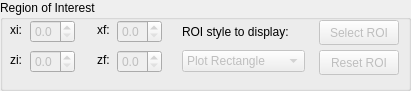
   <widget class="QGroupBox" name="panelUSroi">
    <property name="enabled">
     <bool>true</bool>
    </property>
    <property name="geometry">
     <rect>
      <x>30</x>
      <y>360</y>
      <width>411</width>
      <height>91</height>
     </rect>
    </property>
    <property name="sizePolicy">
     <sizepolicy hsizetype="MinimumExpanding" vsizetype="MinimumExpanding">
      <horstretch>0</horstretch>
      <verstretch>0</verstretch>
     </sizepolicy>
    </property>
    <property name="title">
     <string>Region of Interest</string>
    </property>
    <widget class="QLabel" name="lbXf">
     <property name="geometry">
      <rect>
       <x>97</x>
       <y>20</y>
       <width>21</width>
       <height>20</height>
      </rect>
     </property>
     <property name="sizePolicy">
      <sizepolicy hsizetype="MinimumExpanding" vsizetype="MinimumExpanding">
       <horstretch>0</horstretch>
       <verstretch>0</verstretch>
      </sizepolicy>
     </property>
     <property name="text">
      <string>xf:</string>
     </property>
    </widget>
    <widget class="QLabel" name="lbXi">
     <property name="geometry">
      <rect>
       <x>10</x>
       <y>20</y>
       <width>21</width>
       <height>20</height>
      </rect>
     </property>
     <property name="sizePolicy">
      <sizepolicy hsizetype="MinimumExpanding" vsizetype="MinimumExpanding">
       <horstretch>0</horstretch>
       <verstretch>0</verstretch>
      </sizepolicy>
     </property>
     <property name="text">
      <string>xi:</string>
     </property>
    </widget>
    <widget class="QLabel" name="lbZi">
     <property name="geometry">
      <rect>
       <x>10</x>
       <y>50</y>
       <width>21</width>
       <height>20</height>
      </rect>
     </property>
     <property name="sizePolicy">
      <sizepolicy hsizetype="MinimumExpanding" vsizetype="MinimumExpanding">
       <horstretch>0</horstretch>
       <verstretch>0</verstretch>
      </sizepolicy>
     </property>
     <property name="text">
      <string>zi:</string>
     </property>
    </widget>
    <widget class="QLabel" name="lbZf">
     <property name="geometry">
      <rect>
       <x>97</x>
       <y>50</y>
       <width>21</width>
       <height>20</height>
      </rect>
     </property>
     <property name="sizePolicy">
      <sizepolicy hsizetype="MinimumExpanding" vsizetype="MinimumExpanding">
       <horstretch>0</horstretch>
       <verstretch>0</verstretch>
      </sizepolicy>
     </property>
     <property name="text">
      <string>zf:</string>
     </property>
    </widget>
    <widget class="QLabel" name="lbROItext">
     <property name="geometry">
      <rect>
       <x>182</x>
       <y>20</y>
       <width>121</width>
       <height>23</height>
      </rect>
     </property>
     <property name="sizePolicy">
      <sizepolicy hsizetype="MinimumExpanding" vsizetype="MinimumExpanding">
       <horstretch>0</horstretch>
       <verstretch>0</verstretch>
      </sizepolicy>
     </property>
     <property name="text">
      <string>ROI style to display:</string>
     </property>
    </widget>
    <widget class="QComboBox" name="cbROItype">
     <property name="enabled">
      <bool>false</bool>
     </property>
     <property name="geometry">
      <rect>
       <x>182</x>
       <y>50</y>
       <width>123</width>
       <height>22</height>
      </rect>
     </property>
     <property name="sizePolicy">
      <sizepolicy hsizetype="MinimumExpanding" vsizetype="MinimumExpanding">
       <horstretch>0</horstretch>
       <verstretch>0</verstretch>
      </sizepolicy>
     </property>
     <item>
      <property name="text">
       <string>Plot Rectangle</string>
      </property>
     </item>
     <item>
      <property name="text">
       <string>Crop Image</string>
      </property>
     </item>
    </widget>
    <widget class="QPushButton" name="pbSROI">
     <property name="enabled">
      <bool>false</bool>
     </property>
     <property name="geometry">
      <rect>
       <x>319</x>
       <y>20</y>
       <width>80</width>
       <height>25</height>
      </rect>
     </property>
     <property name="sizePolicy">
      <sizepolicy hsizetype="MinimumExpanding" vsizetype="MinimumExpanding">
       <horstretch>0</horstretch>
       <verstretch>0</verstretch>
      </sizepolicy>
     </property>
     <property name="text">
      <string>Select ROI</string>
     </property>
    </widget>
    <widget class="QPushButton" name="pbResetROI">
     <property name="enabled">
      <bool>false</bool>
     </property>
     <property name="geometry">
      <rect>
       <x>319</x>
       <y>50</y>
       <width>80</width>
       <height>25</height>
      </rect>
     </property>
     <property name="sizePolicy">
      <sizepolicy hsizetype="MinimumExpanding" vsizetype="MinimumExpanding">
       <horstretch>0</horstretch>
       <verstretch>0</verstretch>
      </sizepolicy>
     </property>
     <property name="text">
      <string>Reset ROI</string>
     </property>
    </widget>
    <widget class="QDoubleSpinBox" name="sbXf">
     <property name="enabled">
      <bool>false</bool>
     </property>
     <property name="geometry">
      <rect>
       <x>117</x>
       <y>20</y>
       <width>45</width>
       <height>23</height>
      </rect>
     </property>
     <property name="sizePolicy">
      <sizepolicy hsizetype="MinimumExpanding" vsizetype="MinimumExpanding">
       <horstretch>0</horstretch>
       <verstretch>0</verstretch>
      </sizepolicy>
     </property>
     <property name="decimals">
      <number>1</number>
     </property>
     <property name="singleStep">
      <double>0.100000000000000</double>
     </property>
    </widget>
    <widget class="QDoubleSpinBox" name="sbZf">
     <property name="enabled">
      <bool>false</bool>
     </property>
     <property name="geometry">
      <rect>
       <x>117</x>
       <y>50</y>
       <width>45</width>
       <height>23</height>
      </rect>
     </property>
     <property name="sizePolicy">
      <sizepolicy hsizetype="MinimumExpanding" vsizetype="MinimumExpanding">
       <horstretch>0</horstretch>
       <verstretch>0</verstretch>
      </sizepolicy>
     </property>
     <property name="decimals">
      <number>1</number>
     </property>
     <property name="singleStep">
      <double>0.100000000000000</double>
     </property>
    </widget>
    <widget class="QDoubleSpinBox" name="sbXi">
     <property name="enabled">
      <bool>false</bool>
     </property>
     <property name="geometry">
      <rect>
       <x>30</x>
       <y>20</y>
       <width>45</width>
       <height>23</height>
      </rect>
     </property>
     <property name="sizePolicy">
      <sizepolicy hsizetype="MinimumExpanding" vsizetype="MinimumExpanding">
       <horstretch>0</horstretch>
       <verstretch>0</verstretch>
      </sizepolicy>
     </property>
     <property name="decimals">
      <number>1</number>
     </property>
     <property name="singleStep">
      <double>0.100000000000000</double>
     </property>
    </widget>
    <widget class="QDoubleSpinBox" name="sbZi">
     <property name="enabled">
      <bool>false</bool>
     </property>
     <property name="geometry">
      <rect>
       <x>30</x>
       <y>50</y>
       <width>45</width>
       <height>23</height>
      </rect>
     </property>
     <property name="sizePolicy">
      <sizepolicy hsizetype="MinimumExpanding" vsizetype="MinimumExpanding">
       <horstretch>0</horstretch>
       <verstretch>0</verstretch>
      </sizepolicy>
     </property>
     <property name="decimals">
      <number>1</number>
     </property>
     <property name="singleStep">
      <double>0.100000000000000</double>
     </property>
    </widget>
   </widget>
